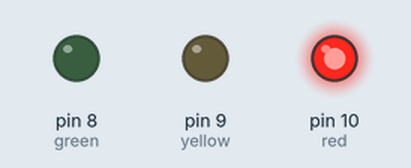
A sketch run on a simulated Arduino Uno, built with avr-gcc and run on an emulated ATmega328P. On the bench: output pins drawn as LEDs (lit = HIGH).

Above: at 0.5 s.
At 1.5 s:
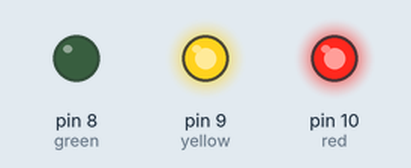
At 2.5 s:
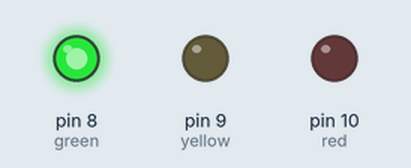
At 3.5 s:
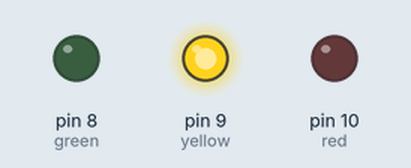
Timing chart, 0 to 5.2 s (numbered marks = the images above):
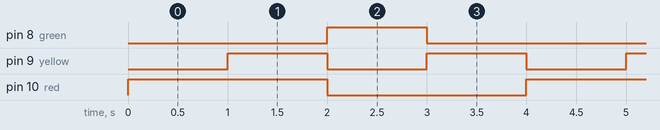

The sketch:

Arduino_course.ino
```cpp
const int red = 10;  // define the red pin
const int yellow = 9;  // define the yellow pin
const int green = 8;  // define the green pin


void setup()
{
  pinMode(red, OUTPUT); // define pin output mode
  pinMode(yellow, OUTPUT);
  pinMode(green, OUTPUT);

}


void loop()
{
  stage1();
  delay(1000); // 1 sec interval
  stage2();
  delay(1000); // 1 sec interval
  stage3();
  delay(1000); // 1 sec interval
  stage4();
  delay(1000); // 1 sec interval
}


void stage1() // stage 1 light patern
{
  digitalWrite(red, 1);
  digitalWrite(yellow, 0);
  digitalWrite(green, 0);
}


void stage2() // stage 2 light patern
{
  digitalWrite(red, 1);
  digitalWrite(yellow, 1);
  digitalWrite(green, 0);
}


void stage3() // stage 3 light patern
{
  digitalWrite(red, 0);
  digitalWrite(yellow, 0);
  digitalWrite(green, 1);
}


void stage4() // stage 4 light patern
{
  digitalWrite(red, 0);
  digitalWrite(yellow, 1);
  digitalWrite(green, 0);
}
```

Measured:
- by itself, pin 8 (green): alternates HIGH for 1.0 s and LOW for 3.0 s
- by itself, pin 9 (yellow): alternates HIGH for 1.0 s and LOW for 1.0 s
- by itself, pin 10 (red): alternates HIGH for 2.0 s and LOW for 2.0 s
